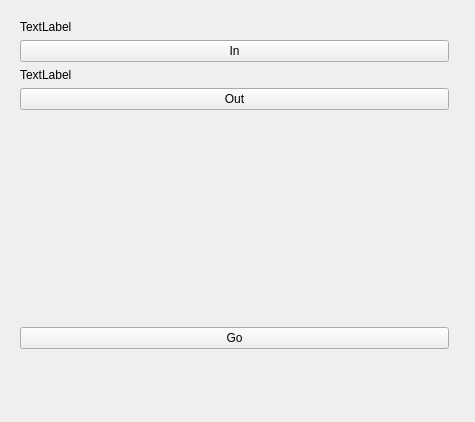
<?xml version="1.0" encoding="UTF-8"?>
<ui version="4.0">
 <class>MainWindow</class>
 <widget class="QMainWindow" name="MainWindow">
  <property name="geometry">
   <rect>
    <x>0</x>
    <y>0</y>
    <width>475</width>
    <height>422</height>
   </rect>
  </property>
  <property name="windowTitle">
   <string>MainWindow</string>
  </property>
  <widget class="QWidget" name="centralWidget">
   <widget class="QWidget" name="verticalLayoutWidget">
    <property name="geometry">
     <rect>
      <x>9</x>
      <y>9</y>
      <width>451</width>
      <height>351</height>
     </rect>
    </property>
    <layout class="QVBoxLayout" name="verticalLayout">
     <item>
      <widget class="QLabel" name="lblIn">
       <property name="text">
        <string>TextLabel</string>
       </property>
      </widget>
     </item>
     <item>
      <widget class="QPushButton" name="btnIn">
       <property name="text">
        <string>In</string>
       </property>
      </widget>
     </item>
     <item>
      <widget class="QLabel" name="lblOut">
       <property name="text">
        <string>TextLabel</string>
       </property>
      </widget>
     </item>
     <item>
      <widget class="QPushButton" name="btnOut">
       <property name="text">
        <string>Out</string>
       </property>
      </widget>
     </item>
     <item>
      <spacer name="verticalSpacer">
       <property name="orientation">
        <enum>Qt::Vertical</enum>
       </property>
       <property name="sizeHint" stdset="0">
        <size>
         <width>20</width>
         <height>40</height>
        </size>
       </property>
      </spacer>
     </item>
     <item>
      <widget class="QPushButton" name="btnGo">
       <property name="enabled">
        <bool>true</bool>
       </property>
       <property name="text">
        <string>Go</string>
       </property>
      </widget>
     </item>
    </layout>
   </widget>
  </widget>
  <action name="actionOpen">
   <property name="text">
    <string>Open</string>
   </property>
  </action>
  <action name="actionExit">
   <property name="text">
    <string>Exit</string>
   </property>
  </action>
 </widget>
 <layoutdefault spacing="6" margin="11"/>
 <resources/>
 <connections/>
</ui>
